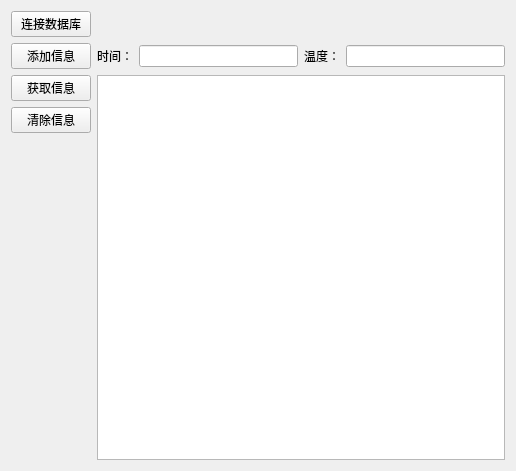
<?xml version="1.0" encoding="UTF-8"?>
<ui version="4.0">
 <class>Widget</class>
 <widget class="QWidget" name="Widget">
  <property name="geometry">
   <rect>
    <x>0</x>
    <y>0</y>
    <width>516</width>
    <height>471</height>
   </rect>
  </property>
  <property name="windowTitle">
   <string>Widget</string>
  </property>
  <layout class="QVBoxLayout" name="verticalLayout_2">
   <item>
    <layout class="QHBoxLayout" name="horizontalLayout" stretch="1,9">
     <item>
      <widget class="QPushButton" name="pushButtonLink">
       <property name="text">
        <string>连接数据库</string>
       </property>
      </widget>
     </item>
     <item>
      <widget class="QLabel" name="label">
       <property name="frameShape">
        <enum>QFrame::NoFrame</enum>
       </property>
       <property name="text">
        <string/>
       </property>
      </widget>
     </item>
    </layout>
   </item>
   <item>
    <layout class="QHBoxLayout" name="horizontalLayout_4">
     <item>
      <widget class="QPushButton" name="pushButtonAdd">
       <property name="text">
        <string>添加信息</string>
       </property>
      </widget>
     </item>
     <item>
      <layout class="QHBoxLayout" name="horizontalLayout_3">
       <item>
        <widget class="QLabel" name="label_2">
         <property name="text">
          <string>时间：</string>
         </property>
        </widget>
       </item>
       <item>
        <widget class="QLineEdit" name="lineEditTime"/>
       </item>
      </layout>
     </item>
     <item>
      <layout class="QHBoxLayout" name="horizontalLayout_2">
       <item>
        <widget class="QLabel" name="label_3">
         <property name="text">
          <string>温度：</string>
         </property>
        </widget>
       </item>
       <item>
        <widget class="QLineEdit" name="lineEditTemperature"/>
       </item>
      </layout>
     </item>
    </layout>
   </item>
   <item>
    <layout class="QHBoxLayout" name="horizontalLayout_5">
     <item>
      <layout class="QVBoxLayout" name="verticalLayout">
       <item>
        <widget class="QPushButton" name="pushButtonGet">
         <property name="text">
          <string>获取信息</string>
         </property>
        </widget>
       </item>
       <item>
        <widget class="QPushButton" name="pushButtonClear">
         <property name="text">
          <string>清除信息</string>
         </property>
        </widget>
       </item>
       <item>
        <spacer name="verticalSpacer">
         <property name="orientation">
          <enum>Qt::Vertical</enum>
         </property>
         <property name="sizeHint" stdset="0">
          <size>
           <width>20</width>
           <height>40</height>
          </size>
         </property>
        </spacer>
       </item>
      </layout>
     </item>
     <item>
      <widget class="QTextBrowser" name="textBrowser"/>
     </item>
    </layout>
   </item>
  </layout>
 </widget>
 <resources/>
 <connections/>
</ui>
